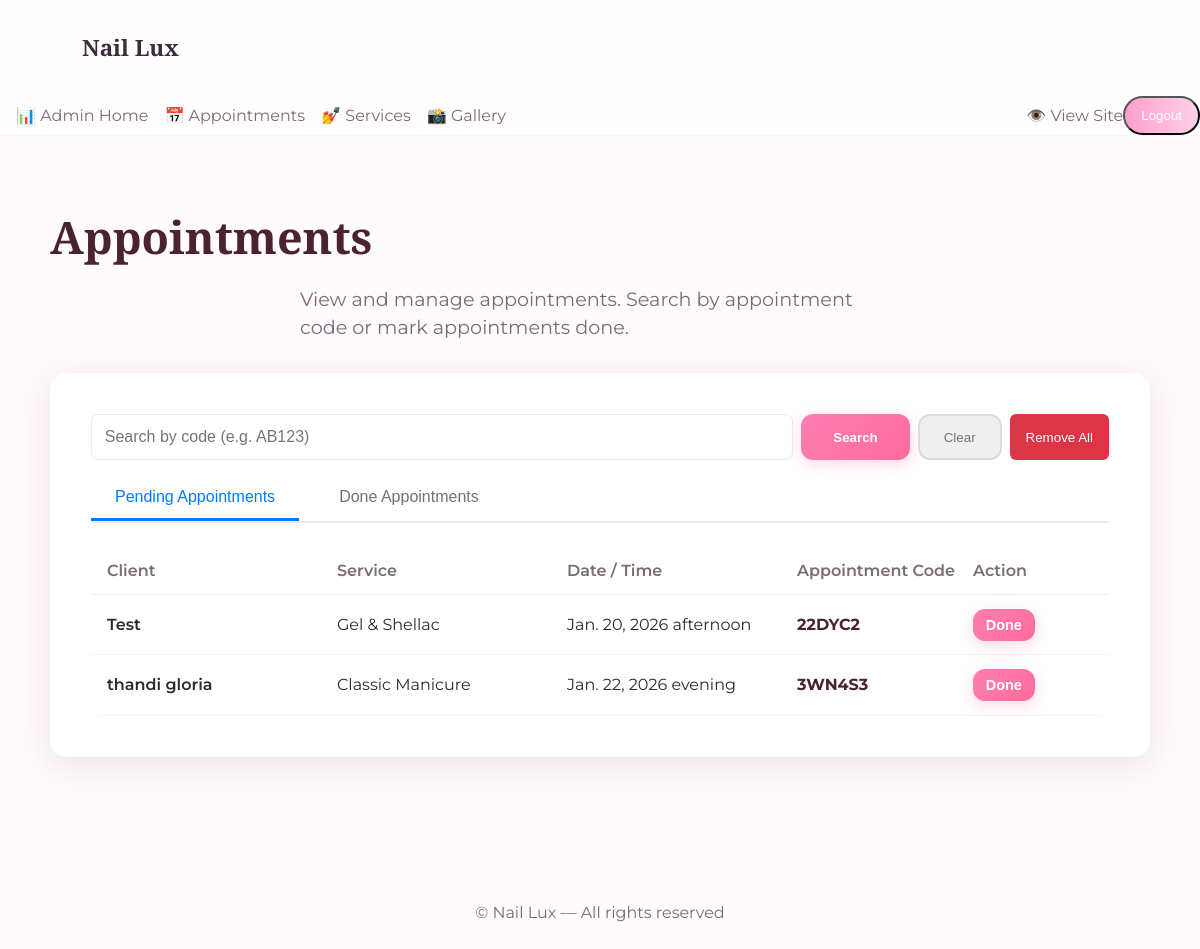
/site-admin/appointments/ (signed in), run on an earlier commit of the app's database.
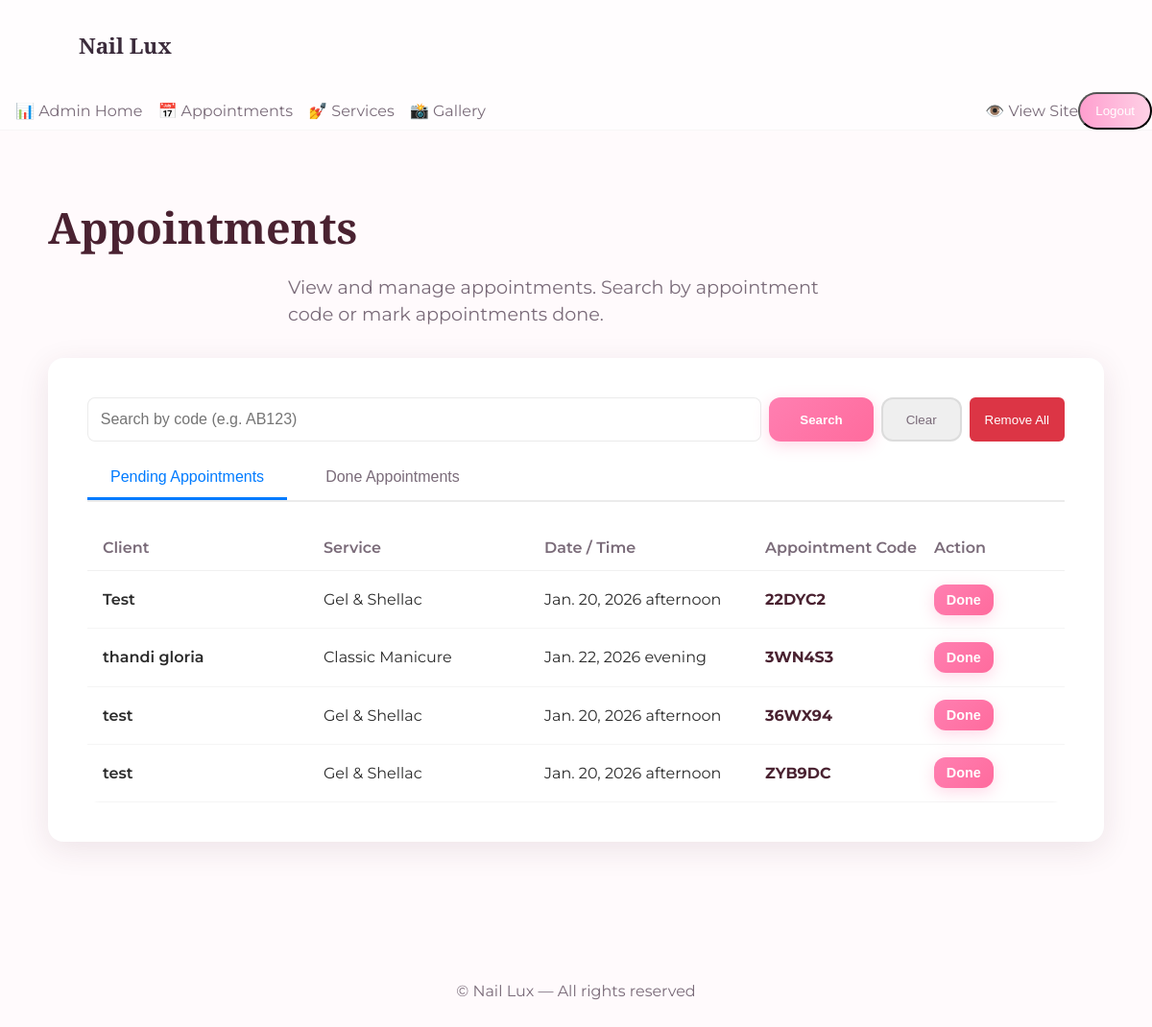
And on a later commit of the database.
### home/models.py (models this page shows, shortened)
class Appointment(models.Model):
    name = models.CharField(max_length=100)
    appointmentCode = models.CharField(max_length=6, unique=True,primary_key=True, default=generate_appointment_code)
    date = models.DateField()
    time = models.CharField(max_length=50)
    price = models.DecimalField(max_digits=10, decimal_places=2)
    phone = models.CharField(max_length=20)
    service = models.CharField(max_length=100)
    notes = models.TextField(blank=True)
    date_booked = models.DateTimeField(auto_now_add=True)
    done = models.BooleanField(default=False)

### site_admin/views.py (the view)
# urls.py: path('appointments/', views.AppointmentsAdmin, name='appointments_admin'),
@login_required(login_url='admin_login')
def AppointmentsAdmin(request):
    appointments = Appointment.objects.all().order_by('-date_booked')
    return render(request, 'admin/appointments.html', context={'appointments': appointments})

### site_admin/context_processors.py (called while the page is built)
def admin_context(request):
    is_admin = request.path.startswith('/site-admin')
    return {
        'is_admin_section': is_admin,
    }

### site_admin/templates/admin/appointments.html (shortened to what this page needs)
{% extends 'base.html' %}
{% load static %}
{% block content %}
<section class="container appointments-page">
  <div class="page-header">
    <h1>Appointments</h1>
    <p class="subtitle">View and manage appointments. Search by appointment code or mark appointments done.</p>
  </div>
  <div class="form-container">
    <div class="appt-controls">
      <input id="appt-search" type="search" placeholder="Search by code (e.g. AB123)" class="appt-search">
      <div class="appt-button-group">
        <button id="appt-search-btn" class="btn-primary">Search</button>
        <button id="appt-clear-btn" class="btn-ghost">Clear</button>
        <button id="remove-all-btn" class="btn-danger">Remove All</button>
      </div>
    </div>
    <div class="appt-tabs">
      <button class="tab-btn active" data-tab="pending" onclick="switchTab('pending', this)">
        Pending Appointments
      </button>
      <button class="tab-btn" data-tab="done" onclick="switchTab('done', this)">
        Done Appointments
      </button>
    </div>
    <div id="pending-tab" class="tab-content active">
      {% if appointments %}
        {% if appointments|dictsort:"done"|first %}
          <div class="appointments-list">
            <div class="appointments-head">
              <div>Client</div>
              <div>Service</div>
              <div>Date / Time</div>
              <div>Appointment Code</div>
              <div>Action</div>
            </div>
            <div id="appointments-container">
              {% for appt in appointments %}
                {% if not appt.done %}
                <div class="appt-row" data-code="{{ appt.code }}" data-id="{{ appt.appointmentCode }}">
                  <div class="appt-client">{{ appt.name }}</div>
                  <div class="appt-service">{{ appt.service }}</div>
                  <div class="appt-datetime">{{ appt.date }} {{ appt.time }}</div>
                  <div class="appt-code">{{ appt.appointmentCode }}</div>
                  <div class="appt-actions">
                    <form method="POST" action="/site-admin/appointments/{{ appt.appointmentCode }}/toggle/" class="mark-done-form">
                      <button type="submit" class="btn-primary">Done</button>
                    </form>
                  </div>
                </div>
                {% endif %}
              {% endfor %}
            </div>
          </div>
        {% endif %}
      {% endif %}
    </div>
  </div>
</section>
{% endblock content %}

What changed in the data, as far as the page shows it:
added Appointment: name "test", service "Gel & Shellac", date "Jan. 20, 2026", time "afternoon", appointmentCode "36WX94"
added Appointment: name "test", service "Gel & Shellac", date "Jan. 20, 2026", time "afternoon", appointmentCode "ZYB9DC"
